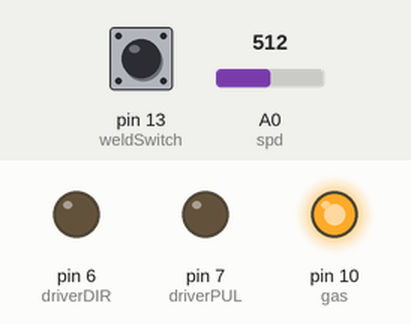
A sketch run on a simulated Arduino Uno, built with avr-gcc and run on an emulated ATmega328P. Shown: output pins drawn as LEDs (lit = HIGH). The inputs (shaded band) are chosen by the test bench; at power-on: pin 13 (weldSwitch) LOW, A0 (spd) = 512. Pins used as bus, display or sensor lines are not drawn.

Above: at 1.2 s.
1.3 s: pin 13 (weldSwitch) pulled HIGH for 0.15 s
At 1.73 s:
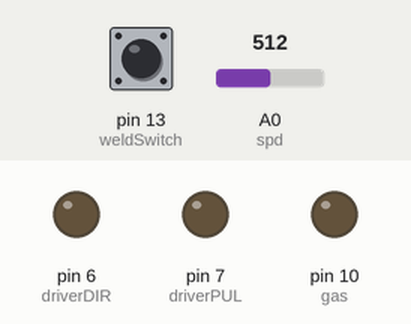
3.4 s: pin 13 (weldSwitch) pulled HIGH for 1 s
At 3.8 s:
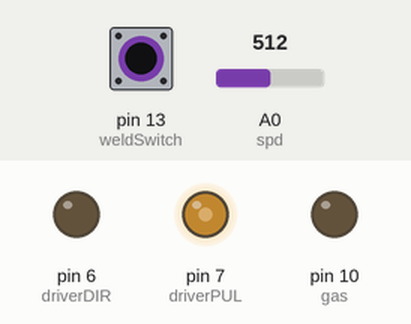
6.4 s: pin 13 (weldSwitch) pulled HIGH for 3.2 s
At 10.9 s:
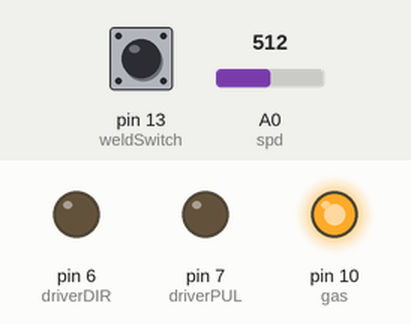
Timing chart, 0 to 12.4 s (numbered marks = the images above; inputs shaded):
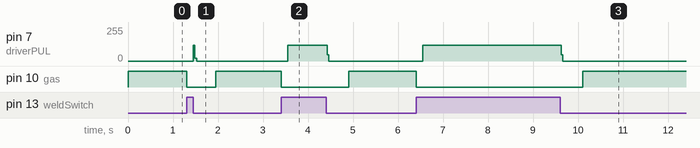

The sketch:

mig-control.ino
```cpp
// Defin pins

int driverPUL = 7;    // PUL- pin
int driverDIR = 6;    // DIR- pin
int spd = A0;     // Potentiometer
int gas = 10;  // Gas relay pin
int power = 11; // Welding power relay
int weldSwitch = 13; // Welding gun switch

// Variables

int pd = 500;       // Pulse Delay period
boolean setdir = LOW; // Set Direction
boolean weldState = false; // Is welding in progress?

// Interrupt Handler

void setup() {

  pinMode (driverPUL, OUTPUT);
  pinMode (driverDIR, OUTPUT);
  pinMode (gas, OUTPUT);
  pinMode (power, OUTPUT);
  pinMode (weldSwitch, INPUT);

  digitalWrite(power,HIGH);
  digitalWrite(gas,HIGH);


}

void loop() {

    if(digitalRead(weldSwitch)){
      if(weldState){
        pd = map((analogRead(spd)),0,1023,2000,50);
        digitalWrite(driverDIR,setdir);
        digitalWrite(driverPUL,HIGH);
        delayMicroseconds(pd);
        digitalWrite(driverPUL,LOW);
        delayMicroseconds(pd);
      }
      else{
        digitalWrite(gas,LOW);
        delay(100);
        digitalWrite(power,LOW);
        weldState = true;
      }
    }
    else{
      if(weldState){
        digitalWrite(power,HIGH);
        delay(500);
        digitalWrite(gas,HIGH);
        weldState = false;
      }
    }
}
```

Measured:
- after the input at 1.3 s, pin 7 (driverPUL): 0/255 → 118/255 after 0.14 s, → 20/255 0.04 s later, → 0/255 0.04 s later; pin 10 (gas): HIGH → LOW at once, → HIGH 0.65 s later
- after the input at 3.4 s, pin 7 (driverPUL): 0/255 → 118/255 after 0.14 s, → 0/255 0.88 s later; pin 10 (gas): HIGH → LOW at once, → HIGH 1.5 s later
- after the input at 6.4 s, pin 7 (driverPUL): 0/255 → 118/255 after 0.14 s, → 0/255 3.1 s later; pin 10 (gas): HIGH → LOW at once, → HIGH 3.7 s later
